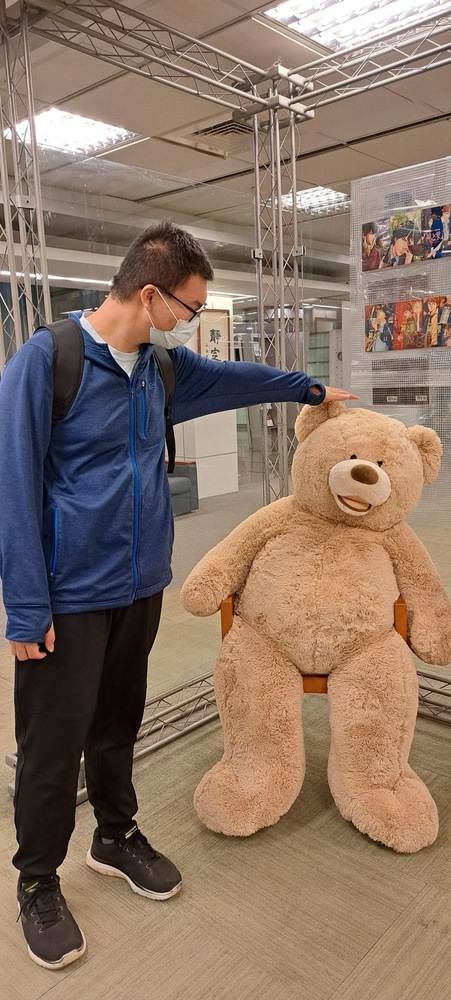
#> input picture HW3/im3.jpg, 451 x 1000 px, shrunk from 2084 x 4624 before the run
$ python 1.py   (older library calls are emulated)
#> lines starting #> are read from the running program, lines starting #| are printed output that depends on the picture
import cv2
import numpy as np
# [98 lines of commented-out code are left out]
def gussenfilter(img, size):
    img = cv2.GaussianBlur(img, (size, size), 0)
    return img

def compute_gradient(img, size=3):
    x= cv2.Sobel(img, cv2.CV_64F ,1, 0, ksize=size)
    y= cv2.Sobel(img, cv2.CV_64F, 0, 1, ksize=size)
    grad = np.sqrt(x**2 +y **2)
    angle = np.arctan(y, x)
    return grad, angle

def non_max(grad, angle):
    result = np.zeros(grad.shape,dtype="int32")
    for i in range(1, grad.shape[0]-1):
        for j in range(1, grad.shape[1]-1):
            if angle[i, j] < 0:
                angle[i, j] += np.pi
            if (angle[i, j] >= 7/8*np.pi or angle[i, j] < 1/8*np.pi):
                if grad[i, j] > grad[i, j+1] and grad[i, j] > grad[i, j-1]:
                    result[i, j] = grad[i, j]
                else:
                    result[i, j] = 0
            elif (angle[i, j] >= 1/8*np.pi and angle[i, j] < 3/8*np.pi):
                if grad[i, j] > grad[i-1, j+1] and grad[i, j] > grad[i+1, j-1]:
                    result[i, j] = grad[i, j]
                else:
                    result[i, j] = 0
            elif (angle[i, j] >= 3/8*np.pi and angle[i, j] < 5/8*np.pi):
                if grad[i, j] > grad[i-1, j] and grad[i, j] > grad[i+1, j]:
                    result[i, j] = grad[i, j]
                else:
                    result[i, j] = 0
            else:
                if grad[i, j] > grad[i-1, j-1] and grad[i, j] > grad[i+1, j+1]:
                    result[i, j] = grad[i, j]
                else:
                    result[i, j] = 0
    return result

def double_threshold(img, low, high):
    result = np.zeros(img.shape, dtype="uint8")
    for i in range(1, img.shape[0]-1):
        for j in range(1, img.shape[1]-1):
            if img[i, j] > high:
                result[i, j] = 255
            elif img[i, j] < low:
                result[i, j] = 0
            else:
                result[i, j] = 128
    return result

def edge_linking_dfs(img):
    # 初始化邊緣圖
    edge = np.zeros(img.shape, dtype="uint8")

    # 定義方向
    directions = [(-2, 0), (-2, 1), (-2, 2), (-2, -1), (-2, -2),
                  (-1, 0), (-1, 1), (-1, 2), (-1, -1), (-1, -2),
                  (0, -2), (0, -1), (0, 1), (0, 2),
                  (1, 0), (1, 1), (1, 2), (1, -1), (1, -2),
                  (2, 0), (2, 1), (2, 2), (2, -1), (2, -2)]
    "(-1, 0), (1, 0), (0, -1), (0, 1), (-1, -1), (-1, 1), (1, -1), (1, 1)"
    def dfs(x, y):
        stack = [(x, y)]
        while stack:
            cx, cy = stack.pop()
            if edge[cx, cy] == 0:  # 尚未訪問
                edge[cx, cy] = 255  # 標記為邊緣
                for dx, dy in directions:
                    nx, ny = cx + dx, cy + dy
                    if 0 <= nx < img.shape[0] and 0 <= ny < img.shape[1]:
                        if img[nx, ny] == 128 and edge[nx, ny] == 0:  # 與弱邊緣相連
                            img[nx, ny] = 255  # 標記為強邊緣
                            stack.append((nx, ny))

    # 遍歷整個圖像，從強邊緣開始進行 DFS
    for i in range(img.shape[0]):
        for j in range(img.shape[1]):
            if img[i, j] == 255 and edge[i, j] == 0:  # 強邊緣且未處理
                dfs(i, j)

    return edge

def hough_transform(edge_image, theta_res=np.pi/180, rho_res=1, threshold=50, sample_rate=0.5, delta_theta=1, delta_rho=1):

    # 1. 初始化變數
    height, width = edge_image.shape  # 影像尺寸
    diag_len = int(np.sqrt(height**2 + width**2))  # 影像對角線長度
    rhos = np.arange(-diag_len, diag_len , rho_res)  # ρ 的範圍
    thetas = np.arange(0, np.pi, theta_res)  # θ 的範圍 (0 到 180 度)

    # 2. 隨機選擇邊緣點 (根據 sample_rate 控制樣本數量)
    edge_points = np.argwhere(edge_image)  # 取得所有邊緣點 (y, x)
    print(len(edge_points))
    sampled_points_idx = np.random.choice(edge_points.shape[0],size = int(len(edge_points)*sample_rate),replace= False)  # 隨機選擇部分邊緣點
    sampled_points = edge_points[sampled_points_idx]
    # 3. 初始化累加器 (Accumulator)
    print(len(sampled_points))
    accumulator = np.zeros((len(rhos), len(thetas)), dtype=np.int32)

    # 4. 投票：對每個邊緣點，計算 θ 和 ρ，並擴展範圍進行投票
    for y, x in sampled_points:
        for theta_idx, theta in enumerate(thetas):
            rho = int(x * np.cos(theta) + y * np.sin(theta))  # 計算 ρ 值
            rho_idx = np.argmin(np.abs(rhos - rho))  # 取得最接近的索引
            rho_range = np.arange(max(rho_idx - delta_rho , 0), min(rho_idx + delta_rho + 1, len(rhos)))
            theta_range = np.arange(max(theta_idx - delta_theta,0), min(theta_idx + delta_theta + 1, len(thetas)))
            # print(len(rho_range), len(theta_range))
            for r_idx in rho_range:
                for t_idx in theta_range:
                    accumulator[r_idx, t_idx] += 1

    # 5. 找出符合閾值的直線
    lines = []
    for rho_idx, theta_idx in np.argwhere(accumulator >= threshold):
        rho = rhos[rho_idx]
        theta = thetas[theta_idx]
        lines.append((rho, theta))

    return lines

if __name__ == "__main__":

    img = cv2.imread("im3.jpg")
#> img is the input picture: shape (1000, 451, 3); mean B, G, R 100.9, 116.1, 137.9
    img = cv2.resize(img, (int(img.shape[1]/4), int(img.shape[0]/4)))
#> img: shape (250, 112, 3)
    img2 = cv2.cvtColor(img, cv2.COLOR_BGR2GRAY)
    img2 = gussenfilter(img2, 5)
#> in gussenfilter, `img = cv2.GaussianBlur(img, (size, size), 0)`:
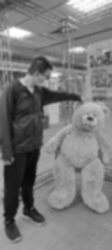
#> img: shape (250, 112); min 8, max 255, mean 120.9
    grad, angle = compute_gradient(img2, 3)
#> in compute_gradient, `y= cv2.Sobel(img, cv2.CV_64F, 0, 1, ksize=size)`:
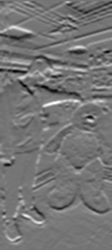
#> y: shape (250, 112) float64; min -315, max 368, mean -0.3; drawn with min black and max white
#> in compute_gradient, `grad = np.sqrt(x**2 +y **2)`:
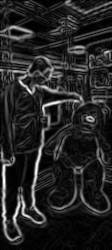
#> grad: shape (250, 112) float64; min 0, max 389.2, mean 57.4; drawn with min black and max white
    grad2 = non_max(grad, angle)
#> after the loop in non_max, `for i in range(1, grad.shape[0]-1):`:
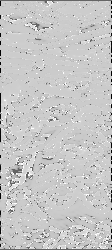
#> angle: shape (250, 112) float64; min -1.57, max 2.36, mean 1.49; drawn with min black and max white
    grad3 = double_threshold(grad2,50 , 150)
    cv2.imwrite("result.jpg", grad3)
    # [6 lines of commented-out code are left out]
    grad32 = edge_linking_dfs(grad3)
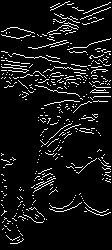
#> grad32: shape (250, 112); 7.9% white in thin lines or dots
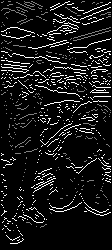
#> grad3: shape (250, 112); min 0, max 255, mean 23.8

    # end_time = time.time()
    # print(f"edge_linking_dfs execution time: {end_time - start_time} seconds")
    cv2.imwrite("result2.jpg", grad32)

    # lines2 = cv2.HoughLines(grad32, 1, np.pi/180, 100)
    lines= hough_transform(grad32,  threshold=70,sample_rate=0.5, delta_theta=0, delta_rho=0)
#> in hough_transform, `edge_points = np.argwhere(edge_image)`: edge_points = 2209 pairs, first value 1 to 243, second value 1 to 110
#| 2209
#> in hough_transform, `sampled_points_idx = np.random.choice(edge_points.shape[0],size = int(..`: sampled_points_idx = 1104 values, max 2208 at index 687, min 1 at index 438, mean 1096
#> in hough_transform, `sampled_points = edge_points[sampled_points_idx]`: sampled_points = 1104 pairs, first value 1 to 243, second value 1 to 110
#| 1104
#> the loop in hough_transform, `for y, x in sampled_points:` made 1104 passes
#> (y, x) on passes 1 to 3: (62, 18), (69, 105), (133, 93)
#> after the loop in hough_transform, `for y, x in sampled_points:`:
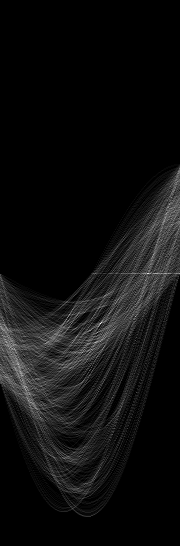
#> accumulator: shape (546, 180) int32; min 0, max 34, mean 2; drawn with min black and max white
#> after the loop in hough_transform, `for rho_idx, theta_idx in np.argwhere(accumulator >= threshold):`: lines = []
#> lines = []

    # lines= hough_transform2(grad3)
    # # print(len(lines2))
    # print(len(lines))
    print(len(lines))
#| 0
    if lines is not None:
        for line in lines:
            rho, theta = line  # 提取 rho 和 theta
            a = np.cos(theta)
            b = np.sin(theta)
            x0 = a * rho
            y0 = b * rho
            # 計算兩個端點
            x1 = int(x0 + 2000 * (-b))
            y1 = int(y0 + 2000 * (a))
            x2 = int(x0 - 2000 * (-b))
            y2 = int(y0 - 2000 * (a))
            # 在圖像上繪製直線
            cv2.line(img, (x1, y1), (x2, y2), (0, 255, 0), 1)
#> this loop made 0 passes

    # [15 lines of commented-out code are left out]
    cv2.imwrite("Detected Lines.jpg",img)

$ run again, with HW3/im1.jpg copied over HW3/im3.jpg
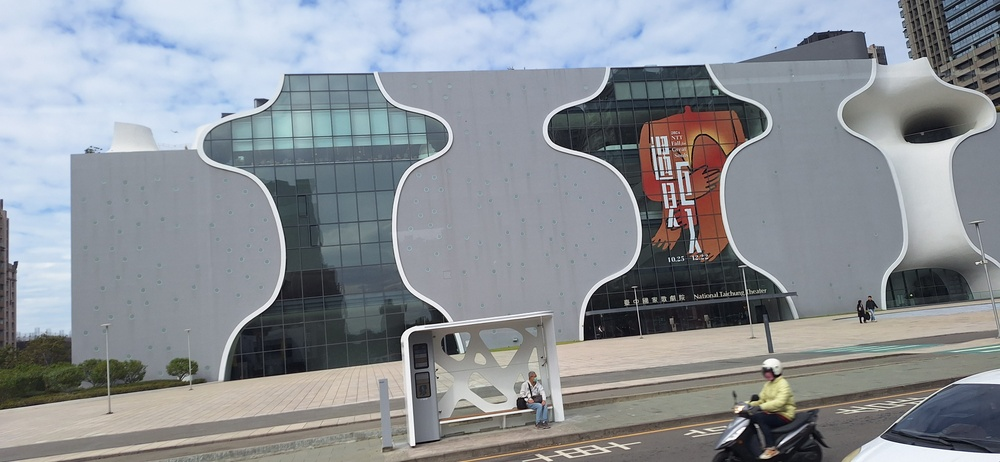
#> input picture HW3/im1.jpg, 1000 x 462 px, shrunk from 4080 x 1884 before the run
#> img is the input picture: shape (462, 1000, 3); mean B, G, R 150.9, 145, 140.1
#> grad32: shape (115, 250); 9.3% white in thin lines or dots
#> `grad32 = edge_linking_dfs(grad3)`:
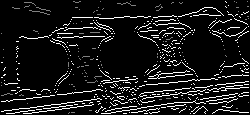
#> grad3: shape (115, 250); min 0, max 255, mean 25.2
#> edge_points = 2678 pairs, first value 1 to 113, second value 1 to 248
#| 2678
#> sampled_points_idx = 1339 values, max 2674 at index 1211, min 1 at index 624, mean 1344.4
#> sampled_points = 1339 pairs, first value 2 to 113, second value 1 to 248
#| 1339
#> the loop in hough_transform, `for y, x in sampled_points:` made 1339 passes
#> (y, x) on passes 1 to 3: (82, 177), (99, 198), (43, 58)
#> after the loop in hough_transform, `for y, x in sampled_points:`:
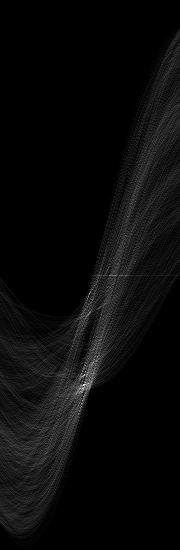
#> accumulator: shape (550, 180) int32; min 0, max 59, mean 2.4; drawn with min black and max white
#> after the loop in hough_transform, `for rho_idx, theta_idx in np.argwhere(accumulator >= threshold):`: lines = []
#| 0

$ run again, with HW3/im2.jpg copied over HW3/im3.jpg
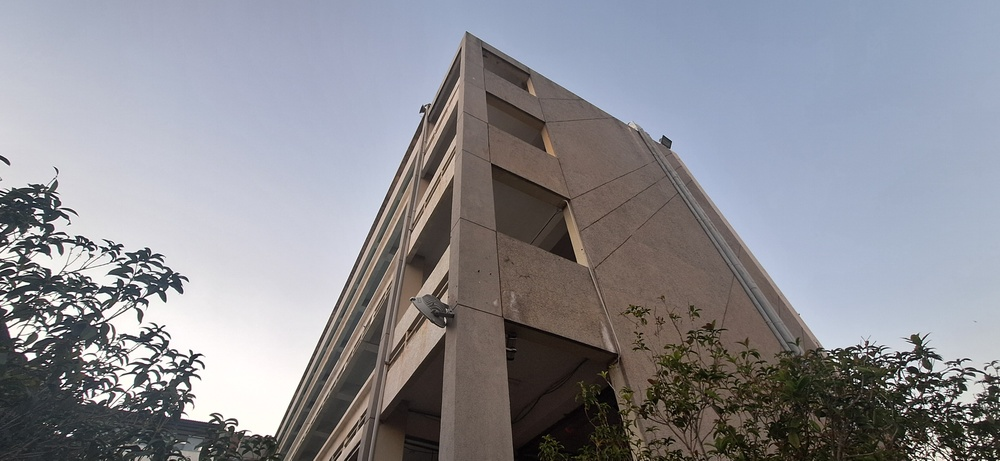
#> input picture HW3/im2.jpg, 1000 x 461 px, shrunk from 4000 x 1844 before the run
#> img is the input picture: shape (461, 1000, 3); mean B, G, R 146.4, 139.7, 139.3
#> grad32: shape (115, 250); 4.9% white in thin lines or dots
#> `grad32 = edge_linking_dfs(grad3)`:
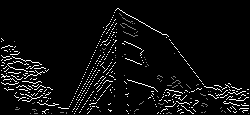
#> grad3: shape (115, 250); min 0, max 255, mean 13.4
#> edge_points = 1404 pairs, first value 8 to 113, second value 1 to 248
#| 1404
#> sampled_points_idx = 702 values, max 1403 at index 125, min 1 at index 163, mean 713
#> sampled_points = 702 pairs, first value 8 to 113, second value 1 to 248
#| 702
#> the loop in hough_transform, `for y, x in sampled_points:` made 702 passes
#> (y, x) on passes 1 to 3: (83, 126), (62, 115), (56, 8)
#> after the loop in hough_transform, `for y, x in sampled_points:`:
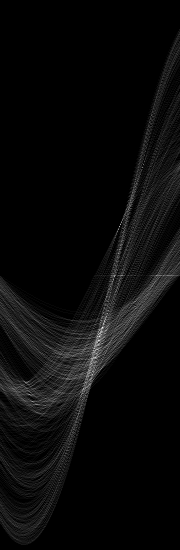
#> accumulator: shape (550, 180) int32; min 0, max 32, mean 1.3; drawn with min black and max white
#> after the loop in hough_transform, `for rho_idx, theta_idx in np.argwhere(accumulator >= threshold):`: lines = []
#| 0
